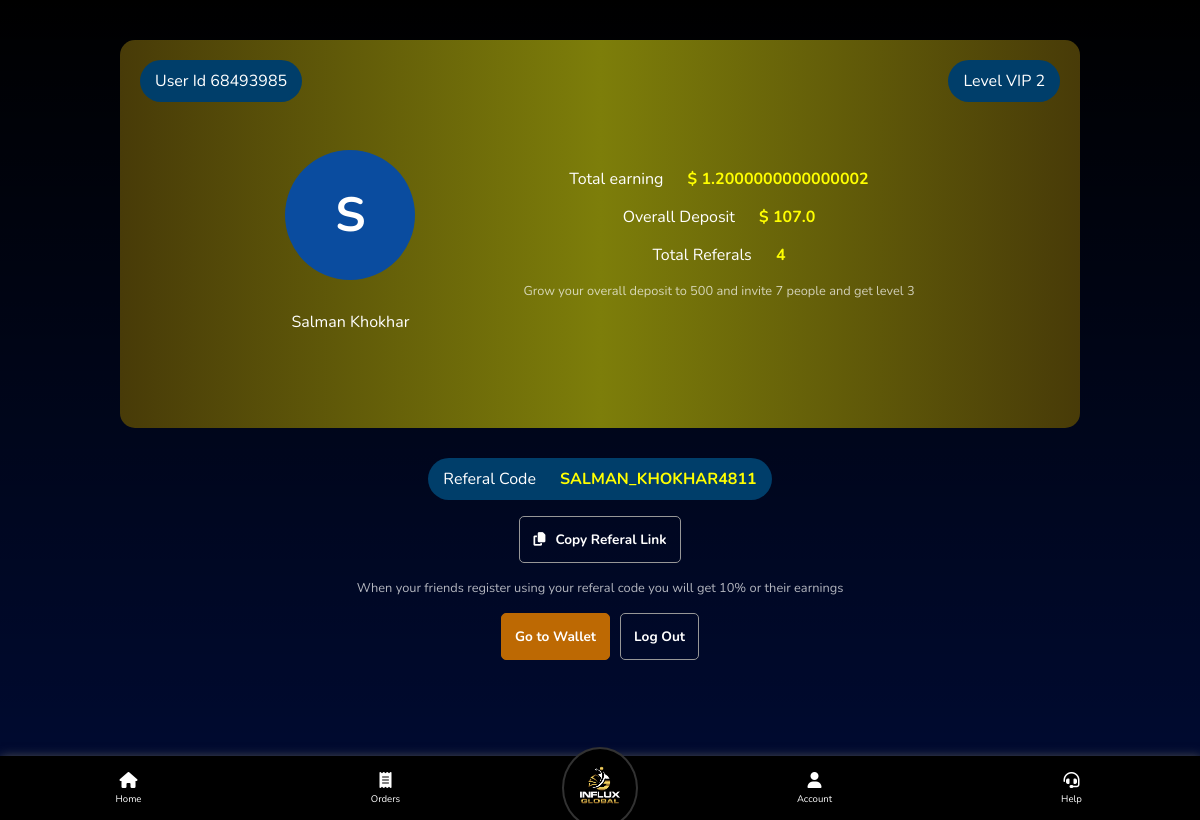
The app's page /user/account (signed in) with its own data.
### backend.py (models this page shows)
class users(db.Model):
    user_id = db.Column(db.String(50), primary_key=True, nullable=False)
    name = db.Column(db.String(50), nullable=False, unique=False)
    phone = db.Column(db.String(50), nullable=False, unique=True)
    password = db.Column(db.String(50), nullable=False, unique=False)
    country = db.Column(db.String(20), nullable=False, unique=False)
    selfReferalCode = db.Column(db.String(50), nullable=False, unique=True)
    joiningReferalCode = db.Column(db.String(50), nullable=False, unique=False)
    level = db.Column(db.Integer, nullable=False, unique=False)
    purchased_tickets = db.Column(db.String, nullable=True, unique=False)
    payment_requests = db.Column(db.String, nullable=True, unique=False)
    overall_referals = db.Column(db.Integer, nullable=False, unique=False)
    overall_deposit = db.Column(db.Float, nullable=False, unique=False)
    wallet_balance = db.Column(db.Float, nullable=False, unique=False)
    experience_money = db.Column(db.Float, nullable=True, unique=False)
    overall_earning = db.Column(db.Float, nullable=False, unique=False)
    today_earning = db.Column(db.Float, nullable=False, unique=False)
    monthly_earning = db.Column(db.Float, nullable=False, unique=False)

### backend.py (the view)
@app.route("/user/account", methods=["GET"])
def user_account():
    if request.method == "GET":
        if "user" in session:
            user_id = session["user"]
            selected_user = users.query.filter_by(user_id = user_id).first()
            if selected_user:
                level_upgrade_string = generate_level_upgrade_string(selected_user.level)
                return render_template("user/account.html", user=selected_user, level_upgrade_string=level_upgrade_string, currentPagespanText="Account")
            else:
                session.pop("user")
                return redirect("/")
        else:
            return redirect("/")

### backend.py (called while the page is built)
def generate_level_upgrade_string(user_level:int):
    selected_level = levels.query.filter_by(level_number = user_level).first()
    next_level = levels.query.filter_by(level_number = (user_level+1)).first()
    if user_level > 0 and user_level < 7:
        return f"Grow your overall deposit to {next_level.minimum_overall_deposit} and invite {next_level.minimum_overall_invitation} people and get level {next_level.level_number}"
    elif user_level == 0:
        return f"Make your first deposit of {next_level.minimum_overall_deposit} and get level {next_level.level_number}"
    elif user_level == 7:
        return "You have the highest level on Influx Global"
    else:
        return "Invalid Level"

### templates/user/account.html (shortened to what this page needs)
{% extends 'user/home.html' %}
{% block main %}
<div class="container" id="accountContainer">
    <div id="profileContainer">
        <div class="profileSection">
            <span class="userId infoBlock">User Id {{user.user_id}}</span>
            <div class="profilePicWrapper">
                <span>{{ user.name[0] }}</span>
            </div>
            <span class="name">{{user.name}}</span>
        </div>
        <div class="levelSection">
            <span class="level infoBlock">Level VIP {{user.level}}</span>
            <span class="">Total earning <strong>&dollar; {{user.overall_earning}}</strong></span>
            <span class="">Overall Deposit <strong>&dollar; {{user.overall_deposit}}</strong></span>
            <span class="">Total Referals <strong>{{user.overall_referals}}</strong></span>
            <p>{{level_upgrade_string}}</p>
        </div>
    </div>
    <div class="referalCodeWrapper levelSection">
        <span class="infoBlock">
            Referal Code <strong>{{user.selfReferalCode}}</strong>
        </span>
        <button id="refLinKCopyBtn" class="btn btnTrans btnWithIcon">
            <i class="fa-solid fa-copy"></i>
            <span id="refLinKCopyBtnSpan">Copy Referal Link</span>
        </button>
        <p>When your friends register using your referal code you will get 10% or their earnings</p>
        <div id="bottombtnsContainer">
            <a href="/user/wallet" class="btn btnNormal">Go to Wallet</a>
            <a href="/logout/{{user.user_id}}" class="btn btnTrans">Log Out</a>
        </div>
    </div>
</div>
{% endblock main %}

### static/css/comman.css (style rules this page uses)
* { padding: 0px; margin: 0px; color: white; font-family: 'Nunito', sans-serif; }
html { scroll-behavior: smooth; }
a.btn { text-decoration: none; }
.btn, .navlink { font-size: 0.85rem; }
.btn { background: none; border: none; padding: 13px; border-radius: 5px; font-weight: bold; text-align: center; }
.btnWithIcon { display: flex; align-items: center; justify-content: center; column-gap: 10px; }
.btn.btnNormal { background-color: #bd6903; border: 1px solid #bd6903; }
.btn.btnTrans { background: none; border: 1px solid rgb(151, 151, 151); }

### static/css/user/style.css (style rules this page uses)
body { background: linear-gradient(180deg, black, transparent); background-color: #000b34; min-height: 100vh; }
.container { padding-top: 5vh; padding-bottom: 20vh; padding-right: 10vw; padding-left: 10vw; }

### templates/user/account.html (style rules this page uses)
#accountContainer { border-radius: 15px; display: flex; flex-direction: column; row-gap: 30px; }
span strong { color: yellow; margin-left: 20px; }
.userId { position: absolute; top: 20px; left: 20px; }
.level { position: absolute; top: 20px; right: 20px; }
#profileContainer { position: relative; background: linear-gradient(90deg, #483b08, #7d7e0a, #483b08); padding: inherit; border-radius: inherit; display: flex; justify-content: center; column-gap: 15%; padding-bottom: 10vh; padding-top: 10vh; }
.profileSection { display: flex; flex-direction: column; row-gap: 2vh; align-items: center; }
.profilePicWrapper { border-radius: 100%; background-color: #0a4c9f; padding: 5px; display: flex; align-items: center; justify-content: center; width: 10vw; height: 10vw; }
.profilePicWrapper span { font-weight: bold; font-size: 3rem; }
.levelSection { display: flex; flex-direction: column; align-items: center; row-gap: 2vh; justify-content: center; }
.levelSection p { text-align: center; font-size: 0.8rem; opacity: 0.7; }
.infoBlock { padding: 10px 15px; background-color: #003e6a; border-radius: 30px; }
.levelSection .level { align-self: center; }
#bottombtnsContainer { display: flex; flex-direction: row; align-items: center; justify-content: center; row-gap: 10px; column-gap: 10px; flex-wrap: wrap; }
@media screen and (max-width: 1431px) { #profileContainer div { margin: 15px 0px ; } }
@media screen and (max-width: 1431px) { .profilePicWrapper { width: 120px; height: 120px; } }
@media screen and (max-width: 1431px) { span.name { text-align: center; } }

### records on screen
users: user_id "68493985", name "S", name "Salman Khokhar", level "2", overall_earning "1.2000000000000002", overall_deposit "107.0", overall_referals "4", selfReferalCode "SALMAN_KHOKHAR4811"

### other values on screen
{{ level_upgrade_string }} "Grow your overall deposit to 500 and invite 7 people and get level 3"
